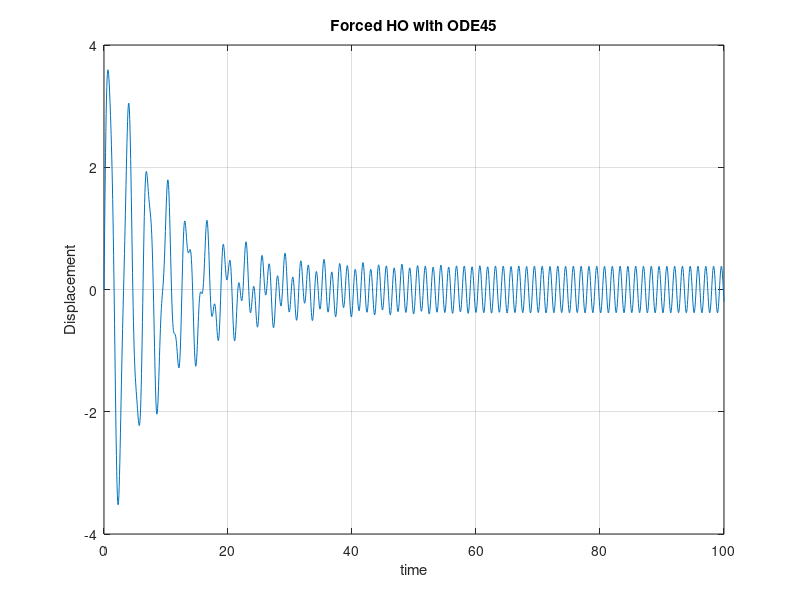
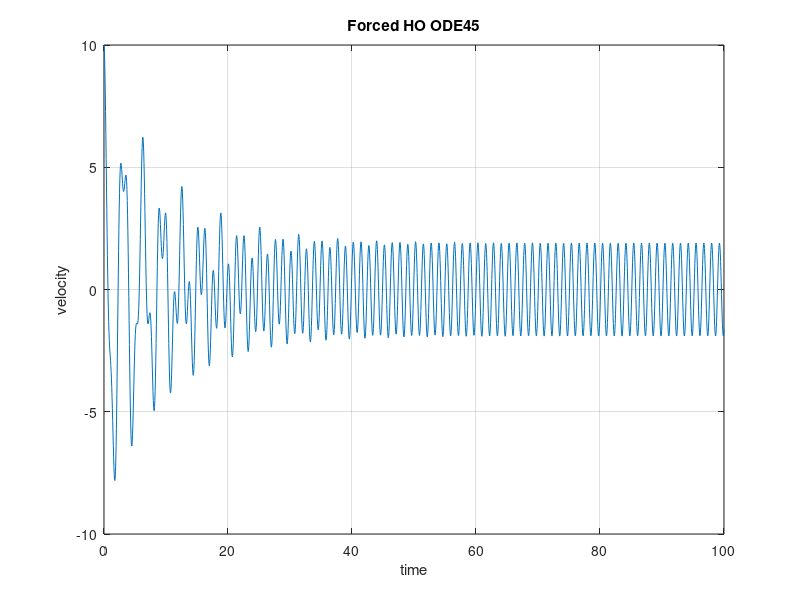
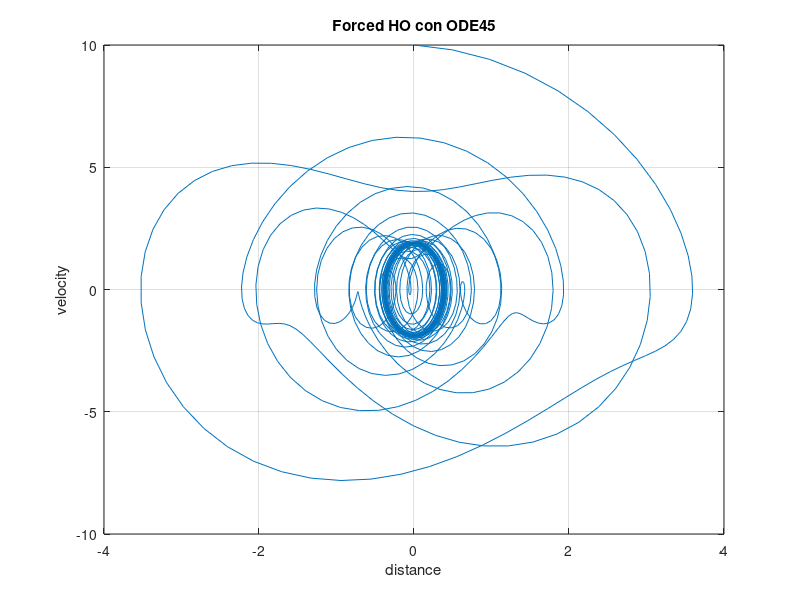

Write MATLAB code to recreate these figures, in order.
clear all;
close all;
clf; 
%Forced HO with ode45
w=2;  

x0=[0,10];  %cond In
t=0:0.05:100;    %tf
b=0.2;
m=1;
wd=5;
A=8;
f=@(t,x)[x(2);-w*w*x(1)-(b/m)*x(2)-A*sin(wd*t)];
[t,x]=ode45(f,[t],x0);

figure(1);
plot(t,x(:,1))
grid on
xlabel('time');
ylabel('Displacement');
title('Forced HO with ODE45');

figure(2)
plot(t,x(:,2))
grid on
xlabel('time');
ylabel('velocity');
title('Forced HO ODE45');


figure(3);
plot(x(:,1),x(:,2))
grid on
xlabel('distance');
ylabel('velocity');
title('Forced HO con ODE45');